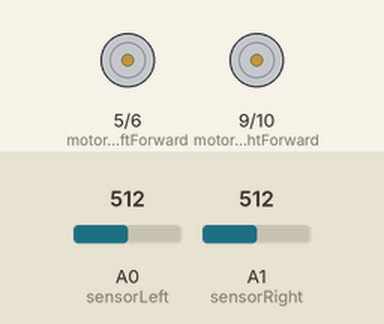
This sketch was run on a simulated Arduino Uno, built with avr-gcc and run on an emulated ATmega328P. On the bench: motor-driver pin pairs drawn as motors (green arrow = first pin HIGH = forward, orange = second pin HIGH = backward, longer = more drive). Inputs (shaded band) come from the test bench; at power-on: A0 (sensorLeft) = 512, A1 (sensorRight) = 512.

Above: at 1.2 s.
1.3 s: A0 (sensorLeft) set to 489
At 1.6 s:
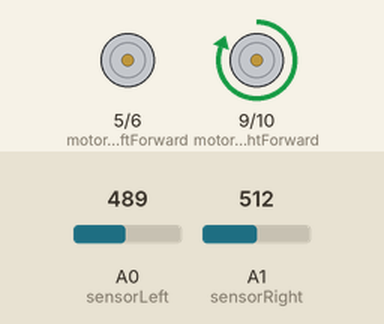
2.8 s: A1 (sensorRight) set to 488
At 3.9 s:
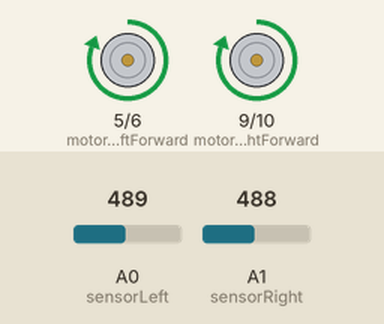
4.3 s: A0 (sensorLeft) set to 510
At 5.1 s:
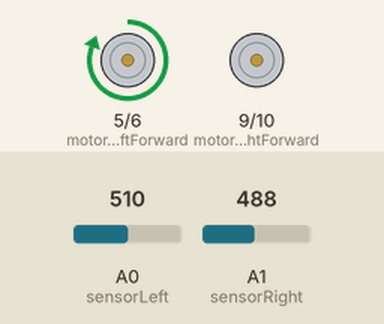
5.8 s: A0 (sensorLeft) set to 490
At 6.2 s:
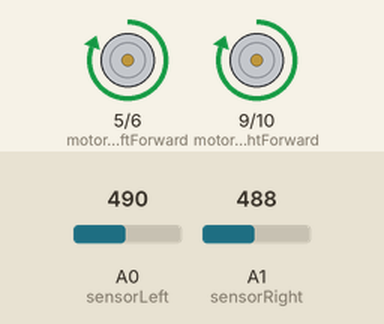
7.3 s: A0 (sensorLeft) set to 511
At 8.5 s:
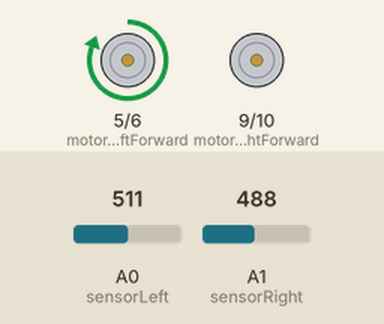
Timing chart, 0 to 9.8 s (numbered marks = the images above; inputs shaded):
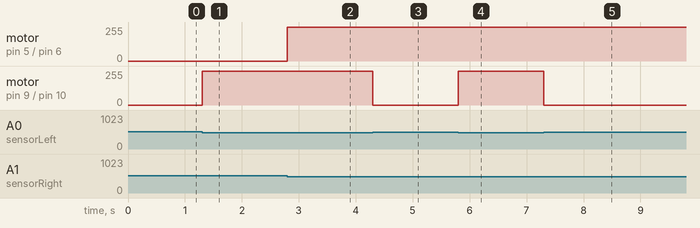

Measured:
- the behaviour switches between 500 and 499 on A0 (sensorLeft) (found by bisection; images 0 and 1)
- the behaviour switches between 500 and 499 on A1 (sensorRight) (found by bisection; images 1 and 2)
- after the input at 1.3 s, motor on pin 9 (motorRightForward) / pin 10 (motorRightBackward): stopped → forward 255/255 at once
- after the input at 2.8 s, motor on pin 5 (motorLeftForward) / pin 6 (motorLeftBackward): stopped → forward 255/255 at once
- after the input at 4.3 s, motor on pin 9 (motorRightForward) / pin 10 (motorRightBackward): forward 255/255 → stopped at once
- after the input at 5.8 s, motor on pin 9 (motorRightForward) / pin 10 (motorRightBackward): stopped → forward 255/255 at once
- after the input at 7.3 s, motor on pin 9 (motorRightForward) / pin 10 (motorRightBackward): forward 255/255 → stopped at once

The sketch:

line_follower.ino
```cpp
int sensorLeft = A0;
int sensorRight = A1;

int motorLeftForward = 5;
int motorLeftBackward = 6;
int motorRightForward = 9;
int motorRightBackward = 10;

int thresholdValue = 500;

void setup() {
  pinMode(sensorLeft, INPUT);
  pinMode(sensorRight, INPUT);

  pinMode(motorLeftForward, OUTPUT);
  pinMode(motorLeftBackward, OUTPUT);
  pinMode(motorRightForward, OUTPUT);
  pinMode(motorRightBackward, OUTPUT);
}

void loop() {
  int leftValue = analogRead(sensorLeft);
  int rightValue = analogRead(sensorRight);

  bool leftOnLine = leftValue < thresholdValue;
  bool rightOnLine = rightValue < thresholdValue;

  if (leftOnLine && rightOnLine) {
    forward();
  } else if (leftOnLine && !rightOnLine) {
    turnLeft();
  } else if (!leftOnLine && rightOnLine) {
    turnRight();
  } else {
    stopMotors();
  }
}

void forward() {
  digitalWrite(motorLeftForward, HIGH);
  digitalWrite(motorLeftBackward, LOW);
  digitalWrite(motorRightForward, HIGH);
  digitalWrite(motorRightBackward, LOW);
}

void turnLeft() {
  digitalWrite(motorLeftForward, LOW);
  digitalWrite(motorLeftBackward, LOW);
  digitalWrite(motorRightForward, HIGH);
  digitalWrite(motorRightBackward, LOW);
}

void turnRight() {
  digitalWrite(motorLeftForward, HIGH);
  digitalWrite(motorLeftBackward, LOW);
  digitalWrite(motorRightForward, LOW);
  digitalWrite(motorRightBackward, LOW);
}

void stopMotors() {
  digitalWrite(motorLeftForward, LOW);
  digitalWrite(motorLeftBackward, LOW);
  digitalWrite(motorRightForward, LOW);
  digitalWrite(motorRightBackward, LOW);
}
```
